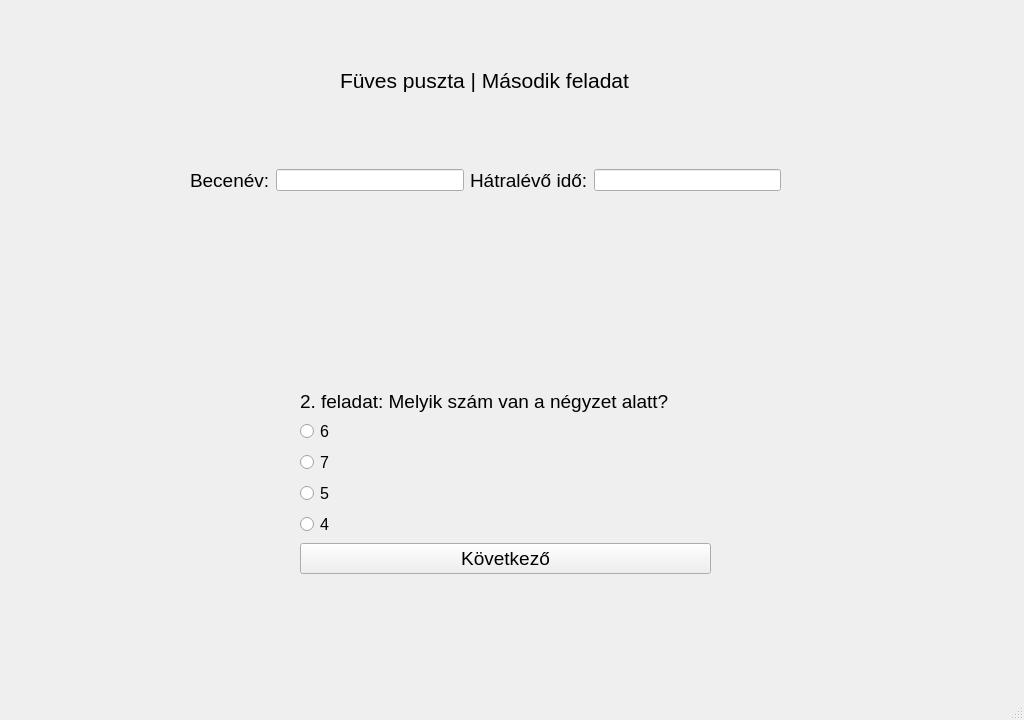
<?xml version="1.0" encoding="UTF-8"?>
<ui version="4.0">
 <class>ques1</class>
 <widget class="QMainWindow" name="ques1">
  <property name="geometry">
   <rect>
    <x>0</x>
    <y>0</y>
    <width>1024</width>
    <height>720</height>
   </rect>
  </property>
  <property name="minimumSize">
   <size>
    <width>1024</width>
    <height>720</height>
   </size>
  </property>
  <property name="maximumSize">
   <size>
    <width>1024</width>
    <height>720</height>
   </size>
  </property>
  <property name="windowTitle">
   <string>Játékos matematikai gyakorlóprogram</string>
  </property>
  <widget class="QWidget" name="centralwidget">
   <widget class="QLabel" name="label">
    <property name="geometry">
     <rect>
      <x>0</x>
      <y>-10</y>
      <width>1024</width>
      <height>720</height>
     </rect>
    </property>
    <property name="minimumSize">
     <size>
      <width>1024</width>
      <height>720</height>
     </size>
    </property>
    <property name="maximumSize">
     <size>
      <width>1024</width>
      <height>720</height>
     </size>
    </property>
    <property name="text">
     <string/>
    </property>
    <property name="pixmap">
     <pixmap>../szakdoga hátterek/1096729-video-games-grass-sky-field-pixels-horizon-cloud-grassland-pasture-flock-meadow-plain-prairie-natural-environment-computer-wallpaper-ecosystem.png</pixmap>
    </property>
    <property name="scaledContents">
     <bool>true</bool>
    </property>
   </widget>
   <widget class="QLabel" name="label_4">
    <property name="geometry">
     <rect>
      <x>340</x>
      <y>60</y>
      <width>301</width>
      <height>41</height>
     </rect>
    </property>
    <property name="sizePolicy">
     <sizepolicy hsizetype="Expanding" vsizetype="Preferred">
      <horstretch>0</horstretch>
      <verstretch>0</verstretch>
     </sizepolicy>
    </property>
    <property name="font">
     <font>
      <pointsize>16</pointsize>
     </font>
    </property>
    <property name="text">
     <string>Füves puszta | Második feladat</string>
    </property>
   </widget>
   <widget class="QWidget" name="horizontalLayoutWidget">
    <property name="geometry">
     <rect>
      <x>190</x>
      <y>140</y>
      <width>591</width>
      <height>81</height>
     </rect>
    </property>
    <layout class="QHBoxLayout" name="horizontalLayout">
     <item>
      <widget class="QLabel" name="label_2">
       <property name="font">
        <font>
         <pointsize>14</pointsize>
        </font>
       </property>
       <property name="text">
        <string>Becenév:</string>
       </property>
      </widget>
     </item>
     <item>
      <widget class="QLineEdit" name="T1">
       <property name="sizePolicy">
        <sizepolicy hsizetype="Expanding" vsizetype="Fixed">
         <horstretch>0</horstretch>
         <verstretch>0</verstretch>
        </sizepolicy>
       </property>
      </widget>
     </item>
     <item>
      <widget class="QLabel" name="label_3">
       <property name="font">
        <font>
         <pointsize>14</pointsize>
        </font>
       </property>
       <property name="text">
        <string>Hátralévő idő:</string>
       </property>
      </widget>
     </item>
     <item>
      <widget class="QLineEdit" name="T2">
       <property name="sizePolicy">
        <sizepolicy hsizetype="Expanding" vsizetype="Fixed">
         <horstretch>0</horstretch>
         <verstretch>0</verstretch>
        </sizepolicy>
       </property>
      </widget>
     </item>
    </layout>
   </widget>
   <widget class="QWidget" name="formLayoutWidget">
    <property name="geometry">
     <rect>
      <x>300</x>
      <y>390</y>
      <width>411</width>
      <height>251</height>
     </rect>
    </property>
    <layout class="QFormLayout" name="formLayout">
     <property name="labelAlignment">
      <set>Qt::AlignLeading|Qt::AlignLeft|Qt::AlignTop</set>
     </property>
     <item row="2" column="0">
      <widget class="QRadioButton" name="R1">
       <property name="font">
        <font>
         <pointsize>12</pointsize>
        </font>
       </property>
       <property name="text">
        <string>6</string>
       </property>
      </widget>
     </item>
     <item row="3" column="0">
      <widget class="QRadioButton" name="R2">
       <property name="font">
        <font>
         <pointsize>12</pointsize>
        </font>
       </property>
       <property name="text">
        <string>7</string>
       </property>
      </widget>
     </item>
     <item row="4" column="0">
      <widget class="QRadioButton" name="R3">
       <property name="font">
        <font>
         <pointsize>12</pointsize>
        </font>
       </property>
       <property name="text">
        <string>5</string>
       </property>
      </widget>
     </item>
     <item row="5" column="0">
      <widget class="QRadioButton" name="R4">
       <property name="font">
        <font>
         <pointsize>12</pointsize>
        </font>
       </property>
       <property name="text">
        <string>4</string>
       </property>
      </widget>
     </item>
     <item row="6" column="0" colspan="2">
      <widget class="QPushButton" name="B1">
       <property name="font">
        <font>
         <pointsize>14</pointsize>
        </font>
       </property>
       <property name="text">
        <string>Következő</string>
       </property>
      </widget>
     </item>
     <item row="1" column="0">
      <widget class="QLabel" name="label_5">
       <property name="font">
        <font>
         <pointsize>14</pointsize>
        </font>
       </property>
       <property name="text">
        <string>2. feladat: Melyik szám van a négyzet alatt?</string>
       </property>
      </widget>
     </item>
    </layout>
   </widget>
   <widget class="QLabel" name="label_6">
    <property name="geometry">
     <rect>
      <x>440</x>
      <y>260</y>
      <width>131</width>
      <height>91</height>
     </rect>
    </property>
    <property name="text">
     <string/>
    </property>
    <property name="pixmap">
     <pixmap>../szakdoga hátterek/feladat képek/2. feladat képe.png</pixmap>
    </property>
   </widget>
  </widget>
  <widget class="QMenuBar" name="menubar">
   <property name="geometry">
    <rect>
     <x>0</x>
     <y>0</y>
     <width>1024</width>
     <height>21</height>
    </rect>
   </property>
  </widget>
  <widget class="QStatusBar" name="statusbar"/>
 </widget>
 <resources/>
 <connections/>
</ui>
